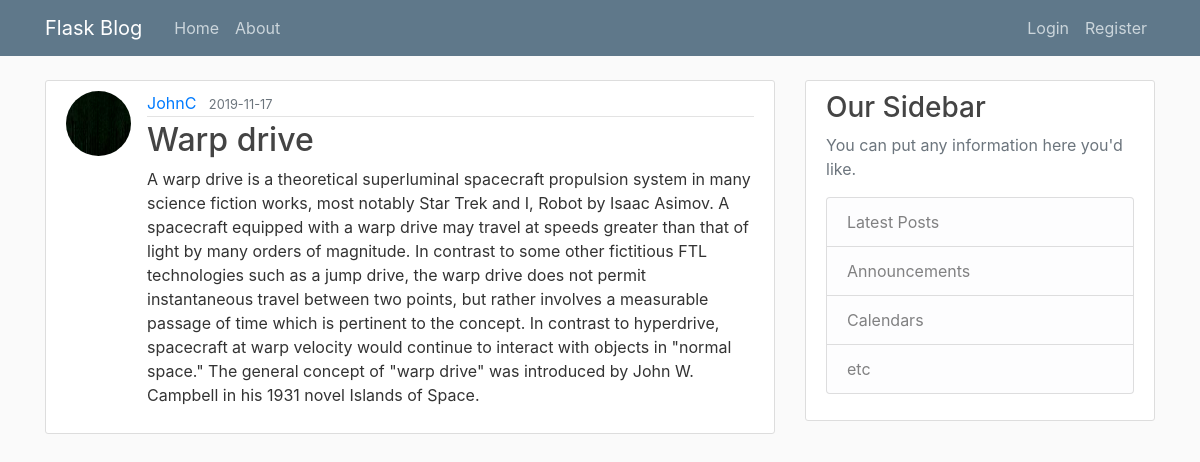
/post/11, run on the app's committed database.
### flaskblog/models.py (models this page shows, shortened)
class User(db.Model, UserMixin):
    id = db.Column(db.Integer, primary_key=True)
    username = db.Column(db.String(20), unique=True, nullable=False)
    email = db.Column(db.String(120), unique=True, nullable=False)
    image_file = db.Column(db.String(20), nullable=False, default='default.jpg')
    password = db.Column(db.String(60), nullable=False)
    posts = db.relationship('Post', backref='author', lazy=True)

class Post(db.Model):
    id = db.Column(db.Integer, primary_key=True)
    title = db.Column(db.String(100), nullable=False)
    date_posted = db.Column(db.DateTime, nullable=False, default=datetime.utcnow)
    content = db.Column(db.Text, nullable=False)
    user_id= db.Column(db.Integer, db.ForeignKey('user.id'), nullable=False)

### flaskblog/routes.py (the view)
@app.route("/post/<int:post_id>")
def post(post_id):
    post = Post.query.get_or_404(post_id)
    return render_template('post.html', title=post.title, post=post)

### flaskblog/templates/post.html (shortened to what this page needs)
{% extends "layout.html" %}
{% block content %}
<article class="media content-section">
    <img class="rounded-circle article-img" src="{{ url_for('static', filename='profile_pics/' + post.author.image_file) }}">
    <div class="media-body">
        <div class="article-metadata">
            <a class="mr-2" href="{{ url_for('user_posts', username=post.author.username) }}">{{ post.author.username }}</a>
            <small class="text-muted">{{ post.date_posted.strftime('%Y-%m-%d') }}</small>
        </div>
        <h2 class="article-title">{{ post.title }}</a></h2>
        <p class="article-content">{{ post.content }}</p>
    </div>
</article>
{% endblock content %}

### flaskblog/static/main.css (style rules this page uses)
body { background: #fafafa; color: #333333; margin-top: 5rem; }
h1, h2, h3, h4, h5, h6 { color: #444444; }
.content-section { background: #ffffff; padding: 10px 20px; border: 1px solid #dddddd; border-radius: 3px; margin-bottom: 20px; }
.article-title { color: #444444; }
.article-content { white-space: pre-line; }
.article-img { height: 65px; width: 65px; margin-right: 16px; }
.article-metadata { padding-bottom: 1px; margin-bottom: 4px; border-bottom: 1px solid #e3e3e3 }

### data on the page
User: image_file (picture), author.username "JohnC"
Post: date_posted "2019-11-17", title "Warp drive", content "A warp drive is a theoretical superluminal spacecraft propulsion system in many science fiction works, most notably Star Trek and I, Robot by Isaac Asimov. A spacecraft equipped with a warp drive may travel at speeds greater than that of light by many orders of magnitude. In contrast to some other fictitious FTL technologies such as a jump drive, the warp drive does not permit instantaneous travel between two points, but rather involves a measurable passage of time which is pertinent to the concept. In contrast to hyperdrive, spacecraft at warp velocity would continue to interact with objects in \"normal space.\" The general concept of \"warp drive\" was introduced by John W. Campbell in his…"
